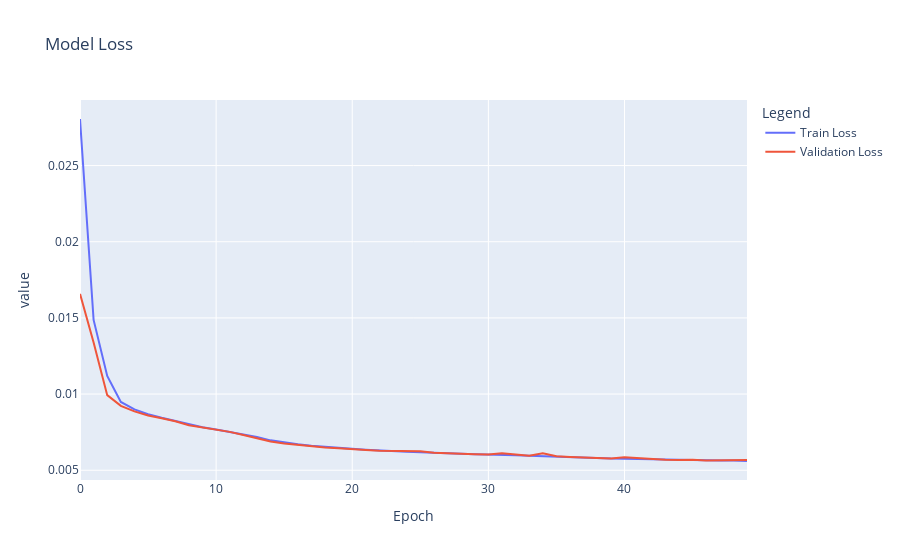

Notebook code for this chart:
### Code cell
plot_training_history(train_history_small_ls)

### Figure 1 — Plotly figure (JSON) as saved in the notebook; plotly's stock layout.template omitted (floating-point values rounded to 4 significant figures)
{"data": [{"hovertemplate": "variable=wide_variable_0<br>Epoch=%{x}<br>value=%{y}<extra></extra>", "legendgroup": "wide_variable_0", "line": {"color": "#636efa", "dash": "solid"}, "marker": {"symbol": "circle"}, "mode": "lines", "name": "Train Loss", "orientation": "v", "showlegend": true, "type": "scatter", "x": [0, 1, 2, 3, 4, 5, 6, 7, 8, 9, 10, 11, 12, 13, 14, 15, 16, 17, 18, 19, 20, 21, 22, 23, 24, 25, 26, 27, 28, 29, 30, 31, 32, 33, 34, 35, 36, 37, 38, 39, 40, 41, 42, 43, 44, 45, 46, 47, 48, 49], "xaxis": "x", "y": [0.02806, 0.01487, 0.01119, 0.009481, 0.008992, 0.00868, 0.008449, 0.008248, 0.008006, 0.007828, 0.007674, 0.007522, 0.00737, 0.007184, 0.006962, 0.006812, 0.006701, 0.006602, 0.006523, 0.006463, 0.006409, 0.00635, 0.006295, 0.006273, 0.006208, 0.006186, 0.006135, 0.006101, 0.006085, 0.006057, 0.006017, 0.006001, 0.005979, 0.005955, 0.005918, 0.005914, 0.005889, 0.00584, 0.005794, 0.005768, 0.005758, 0.005737, 0.005723, 0.005688, 0.00569, 0.005663, 0.005653, 0.005642, 0.005633, 0.005606], "yaxis": "y"}, {"hovertemplate": "variable=wide_variable_1<br>Epoch=%{x}<br>value=%{y}<extra></extra>", "legendgroup": "wide_variable_1", "line": {"color": "#EF553B", "dash": "solid"}, "marker": {"symbol": "circle"}, "mode": "lines", "name": "Validation Loss", "orientation": "v", "showlegend": true, "type": "scatter", "x": [0, 1, 2, 3, 4, 5, 6, 7, 8, 9, 10, 11, 12, 13, 14, 15, 16, 17, 18, 19, 20, 21, 22, 23, 24, 25, 26, 27, 28, 29, 30, 31, 32, 33, 34, 35, 36, 37, 38, 39, 40, 41, 42, 43, 44, 45, 46, 47, 48, 49], "xaxis": "x", "y": [0.01658, 0.01339, 0.00993, 0.009229, 0.00886, 0.008595, 0.008418, 0.008215, 0.007958, 0.007816, 0.007627, 0.007519, 0.007316, 0.007089, 0.006885, 0.00675, 0.006666, 0.006568, 0.006497, 0.006451, 0.006375, 0.006329, 0.006276, 0.006263, 0.006245, 0.006239, 0.006143, 0.006102, 0.006069, 0.00605, 0.006027, 0.006122, 0.006031, 0.005956, 0.00611, 0.005913, 0.005869, 0.005837, 0.0058, 0.00577, 0.005858, 0.00579, 0.005741, 0.005691, 0.005675, 0.005694, 0.005641, 0.005645, 0.005618, 0.005664], "yaxis": "y"}], "layout": {"legend": {"title": {"text": "Legend"}, "tracegroupgap": 0}, "title": {"text": "Model Loss"}, "xaxis": {"anchor": "y", "domain": [0, 1], "title": {"text": "Epoch"}}, "yaxis": {"anchor": "x", "domain": [0, 1], "title": {"text": "value"}}}}
